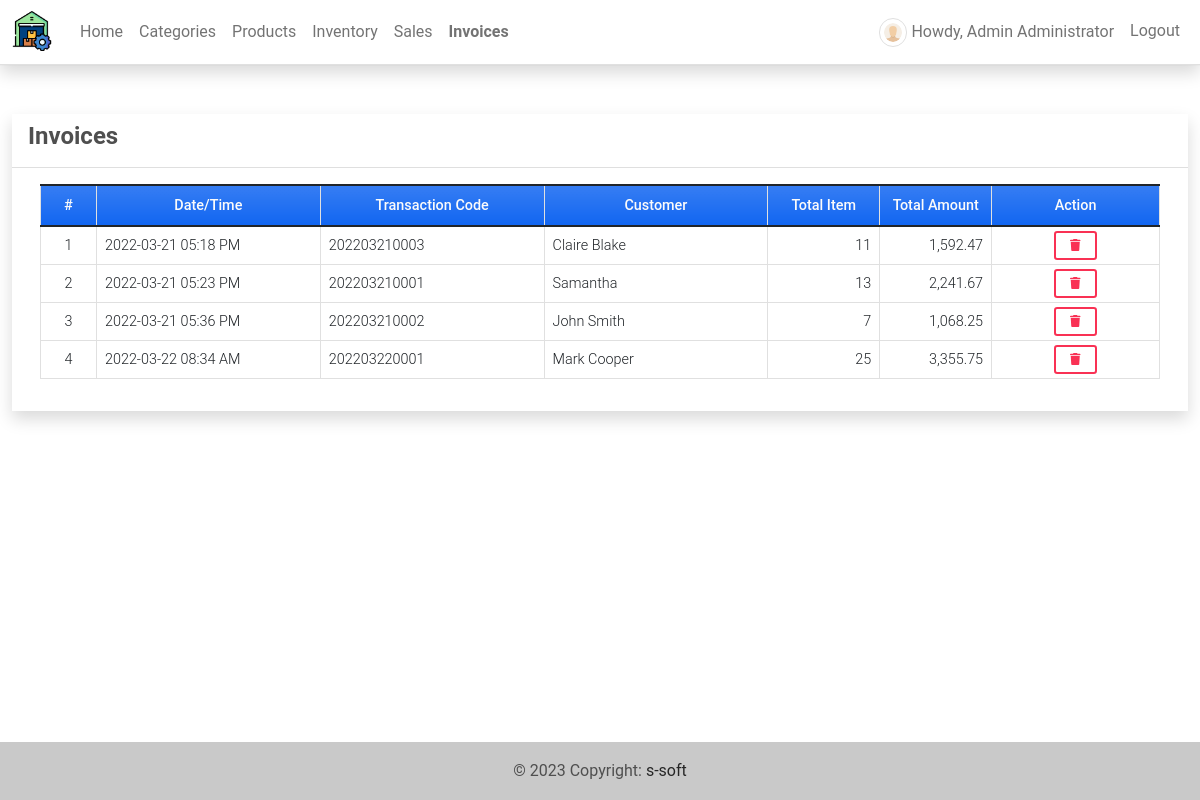
Page /invoices (signed in) on the committed database.
### imsApp/models.py (models this page shows, shortened)
class Invoice(models.Model):
    transaction = models.CharField(max_length = 250)
    customer = models.CharField(max_length = 250)
    total = models.FloatField(default= 0)
    date_created = models.DateTimeField(default=timezone.now)
    date_updated = models.DateTimeField(auto_now=True)
    def item_count(self):
        return Invoice_Item.objects.filter(invoice = self).aggregate(Sum('quantity'))['quantity__sum']

### imsApp/views.py (the view)
# urls.py: path('invoices',views.invoices,name='invoice-page'),
@login_required
def invoices(request):
    invoice =  Invoice.objects.all()
    context['page_title'] = 'Invoices'
    context['invoices'] = invoice
    return render(request, 'invoices.html', context)

### imsApp/templates/invoices.html (shortened to what this page needs)
{% extends 'base.html' %} {% load humanize %} {% block pageContent %}
<div class="col-lg-12 col-md-12 col-sm-12 col-xs-12">
    <div class="card card-default rounded-0 shadow ">
        <div class="card-header">
            <div class="d-flex w-100 align-items-center justify-content-between">
                <h4 class="card-title fw-bold">Invoices</h4>
            </div>
        </div>
        <div class="card-body">
            <div class="container-fluid">
                <table class="table table-bordered" id="invoice-list">
                    <colgroup>
                        <col width="5%">
                        <col width="20%">
                        <col width="20%">
                        <col width="20%">
                        <col width="10%">
                        <col width="10%">
                        <col width="15%">
                    </colgroup>
                    <thead>
                        <tr class="bg-gradient bg-primary bg-opacity-50 text-light">
                            <th class="px-2 py-2 text-center">#</th>
                            <th class="px-2 py-2 text-center">Date/Time</th>
                            <th class="px-2 py-2 text-center">Transaction Code</th>
                            <th class="px-2 py-2 text-center">Customer</th>
                            <th class="px-2 py-2 text-center">Total Item</th>
                            <th class="px-2 py-2 text-center">Total Amount</th>
                            <th class="px-2 py-2 text-center">Action</th>
                        </tr>
                    </thead>
                    <tbody>
                        {% for invoice in invoices %}
                        <tr>
                            <td class="px-2 py-1 align-middle text-center">{{ forloop.counter }}</td>
                            <td class="px-2 py-1 align-middle">{{ invoice.date_created|date:"Y-m-d h:i A" }}</td>
                            <td class="px-2 py-1 align-middle">{{ invoice.transaction }}</td>
                            <td class="px-2 py-1 align-middle">{{ invoice.customer }}</td>
                            <td class="px-2 py-1 align-middle text-end">{{ invoice.item_count|floatformat:0|intcomma }}</td>
                            <td class="px-2 py-1 align-middle text-end">{{ invoice.total|floatformat:2|intcomma }}</td>
                            <td class="px-2 py-1 align-middle text-center">
                                <button class="btn btn-outline-danger btn-sm delete-data" type="button" data-id="{{ invoice.pk }}" title="Delete">
                                    <i class="fa fa-trash"></i>
                                </button>
                            </td>
                        </tr>
                        {% endfor %}
                    </tbody>
                </table>
            </div>
        </div>
    </div>
</div>
{% endblock pageContent %}

### imsApp/templates/base.html (shortened to what this page needs)
{% load static %}
<!DOCTYPE html>
<html lang="en">
<head>
    <link rel="stylesheet" href="{% static 'assets/font-awesome/css/all.min.css' %}">
    <link rel="stylesheet" href="{% static 'assets/bootstrap/css/bootstrap.min.css' %}">
    <link rel="stylesheet" href="{% static 'assets/select2/dist/css/select2.min.css' %}">
    <link rel="stylesheet" href="{% static 'assets/mdb-blogtemplate/css/mdb.min.css' %}" />
    <link rel="stylesheet" href="{% static 'assets/DataTables/datatables.min.css' %}" />
    <link rel="stylesheet" href="{% static 'assets/default/css/style.css' %}">
</head>
<body class="">
    {% block TopNavigation %} {% include "TopNavigation.html" %} {% endblock TopNavigation %}
    <main class="py-5">
        <div class="container mb-3">
             {% block pageContent %} {% endblock pageContent %}
        </div>
    </main>
    <footer class="bg-light text-lg-start">
        <div class="text-center p-3" style="background-color: rgba(0, 0, 0, 0.2);">
            © {% now 'Y' %} Copyright:
            <a class="text-dark" href="https://sourcecodester.com/tips23" target="_blank">s-soft</a>
        </div>
    </footer>
</body>
</html>

### imsApp/templates/topNavigation.html (shortened to what this page needs)
{% load static %}
<header>
    <nav class="navbar navbar-expand-lg navbar-light bg-white fixed-top shadow border-bottom">
        <div class="container">
            <a class="navbar-brand" target="_blank" href="{% url 'home-page' %}">
                <img src="{{ MEDIA_URL }}/default/logo.png" height="16" alt="{{ MEDIA_URL }}" loading="lazy" style="margin-top: -3px;" />
            </a>
            <div class="collapse navbar-collapse" id="navbarExample01">
                <ul class="navbar-nav me-auto mb-2 mb-lg-0" id="topNav">
                    {% if user.id %}
                    <li class="nav-item">
                        <a class="nav-link" aria-current="page" href="{% url 'home-page' %}">Home</a>
                    </li>
                    <li class="nav-item">
                        <a class="nav-link" aria-current="page" href="{% url 'category-page' %}">Categories</a>
                    </li>
                    <li class="nav-item">
                        <a class="nav-link" aria-current="page" href="{% url 'product-page' %}">Products</a>
                    </li>
                    <li class="nav-item">
                        <a class="nav-link" aria-current="page" href="{% url 'inventory-page' %}">Inventory</a>
                    </li>
                    <li class="nav-item">
                        <a class="nav-link" aria-current="page" href="{% url 'sales-page' %}">Sales</a>
                    </li>
                    <li class="nav-item">
                        <a class="nav-link" aria-current="page" href="{% url 'invoice-page' %}">Invoices</a>
                    </li>
                    {% endif %}
                </ul>
                <ul class="navbar-nav d-flex flex-row">
                    {% if user.id %} {% if user.profile.user_type == 1 %} {% endif %}
                    <li class="nav-item me-3 me-lg-0">
                        <a class="nav-link" href="{% url 'profile' %}">
                            <span class="me-1"><img src="{{ MEDIA_URL }}/default/default-avatar.png" alt="User Avatar" id="user-avatar" class="img-thumbnail rounded-circle"></span>Howdy, {{ user.first_name }} {{user.last_name}}
                        </a>
                    </li>
                    <li class="nav-item me-3 me-lg-0">
                        <a class="nav-link" href="{% url 'logout' %}">Logout</a>
                    </li>
                    {% endif %}
                </ul>
            </div>
        </div>
    </nav>
</header>

### static/assets/default/css/style.css (style rules this page uses)
html, body { height: 100%; width: 100%; max-height: 100%; overflow: auto; display: flex; flex-direction: column; }
body>header { flex-shrink: auto; }
body>main { flex-shrink: auto; flex-grow: auto; overflow: auto; }
body>footer { flex-shrink: auto; position: absolute; bottom: 0; left: 0; width: calc(100%); }
#user-avatar { width: 1.8rem; height: 1.8rem; object-fit: scale-down; object-position: center center; }
.navbar-brand>img { height: 2em; }
.nav-item.active a.nav-link { font-weight: bolder !important; }
.container { max-width: 100%; }

### rows in the picture
Invoice: date_created "2022-03-21 05:18 PM", transaction "202203210003", customer "Claire Blake", item_count "11", total "1,592.47"
Invoice: date_created "2022-03-21 05:23 PM", transaction "202203210001", customer "Samantha", item_count "13", total "2,241.67"
Invoice: date_created "2022-03-21 05:36 PM", transaction "202203210002", customer "John Smith", item_count "7", total "1,068.25"
Invoice: date_created "2022-03-22 08:34 AM", transaction "202203220001", customer "Mark Cooper", item_count "25", total "3,355.75"

### other values in the picture
{{ user.first_name }} "Admin"
{{ user.last_name }} "Administrator"
